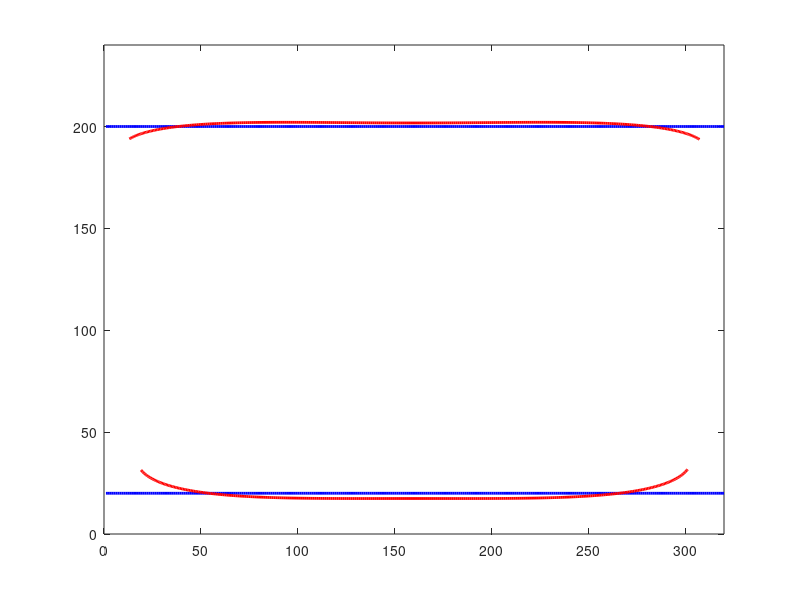

The MATLAB source for this figure: (Note: this script raises an error after producing the figure.)
%% generating lines
clear;

x_len = 320;
y_len = 240;
f = 400;
k1 = 0.779;
k2 = -5.872;

x = 1:x_len;
y1(1:x_len) = 20;
y2(1:x_len) = 200;

xc = x(floor(length(x)/2));
yc = floor(y_len/2);

x_imgn = (x-xc)/f;
y1_imgn = (y1-yc)/f;
y2_imgn = (y2-yc)/f;

d_y1 = sqrt(x_imgn.^2+y1_imgn.^2);
d_y2 = sqrt(x_imgn.^2+y2_imgn.^2);

x1_imgn_dist = x_imgn.*(1+k1*d_y1.^2+k2*d_y1.^4);
y1_imgn_dist = y1_imgn.*(1+k1*d_y1.^2+k2*d_y1.^4);

x2_imgn_dist = x_imgn.*(1+k1*d_y2.^2+k2*d_y2.^4);
y2_imgn_dist = y2_imgn.*(1+k1*d_y2.^2+k2*d_y2.^4);

plot(x,y1,'-b','LineWidth',2);
hold on;
plot(x,y2,'-b','LineWidth',2);
hold on;
plot(f*x1_imgn_dist+xc,f*y1_imgn_dist+yc,'-r','LineWidth',2);
hold on;
plot(f*x2_imgn_dist+xc,f*y2_imgn_dist+yc,'-r','LineWidth',2);
ylim([0 y_len]);
xlim([0 x_len]);

%% nonlin
close all;
disp(nuton_dist_solver([x_imgn;y1_imgn], [x1_imgn_dist;y1_imgn_dist], 0.1));

%%
close all;
t = 100;
xy = [x_imgn;y1_imgn]';
xy0 = [x1_imgn_dist;y1_imgn_dist]';
alpha = 0.1;
k(1) = 1;
k(2) = 1;
d = sqrt(sum(xy.^2, 2));
xyk = [xy(:,1) .* (1 + k(1)*(d.^2) + k(2)*(d.^4)) , xy(:,2).* (1 + k(1)*(d.^2) + k(2)*(d.^4))];%dist(D', k1, k2)';
d = [d,d];
r = xyk - xy0;
i = 0;
err = zeros(1,t);

for i = 1:t
    err(i) = norm(max(abs(r)));
    dk1 = -xy.*d.^2; 
    dk2 = -xy.*(d.^4);

    Jxk = [dk1(:, 1)'; dk2(:, 1)']';
    Jyk = [dk1(:, 2)'; dk2(:, 2)']';

    Axk = Jxk'*Jxk;
    Ayk = Jyk'*Jyk;

    f_str = alpha * (Axk \ Jxk') * r(:, 1);
    s_str = alpha * (Ayk \ Jyk') * r(:, 2);

    k(1) = k(1) + mean([f_str(1), s_str(1)]);
    k(2) = k(2) + mean([f_str(2), s_str(2)]);
    
    xyk = [xy(:,1) .* (1 + k(1)*(d(:,1).^2) + k(2)*(d(:,1).^4)) , xy(:,2).* (1 + k(1)*(d(:,1).^2) + k(2)*(d(:,1).^4))];
    r = xyk - xy0;
end

figure
plot(0:i-1, err);   


